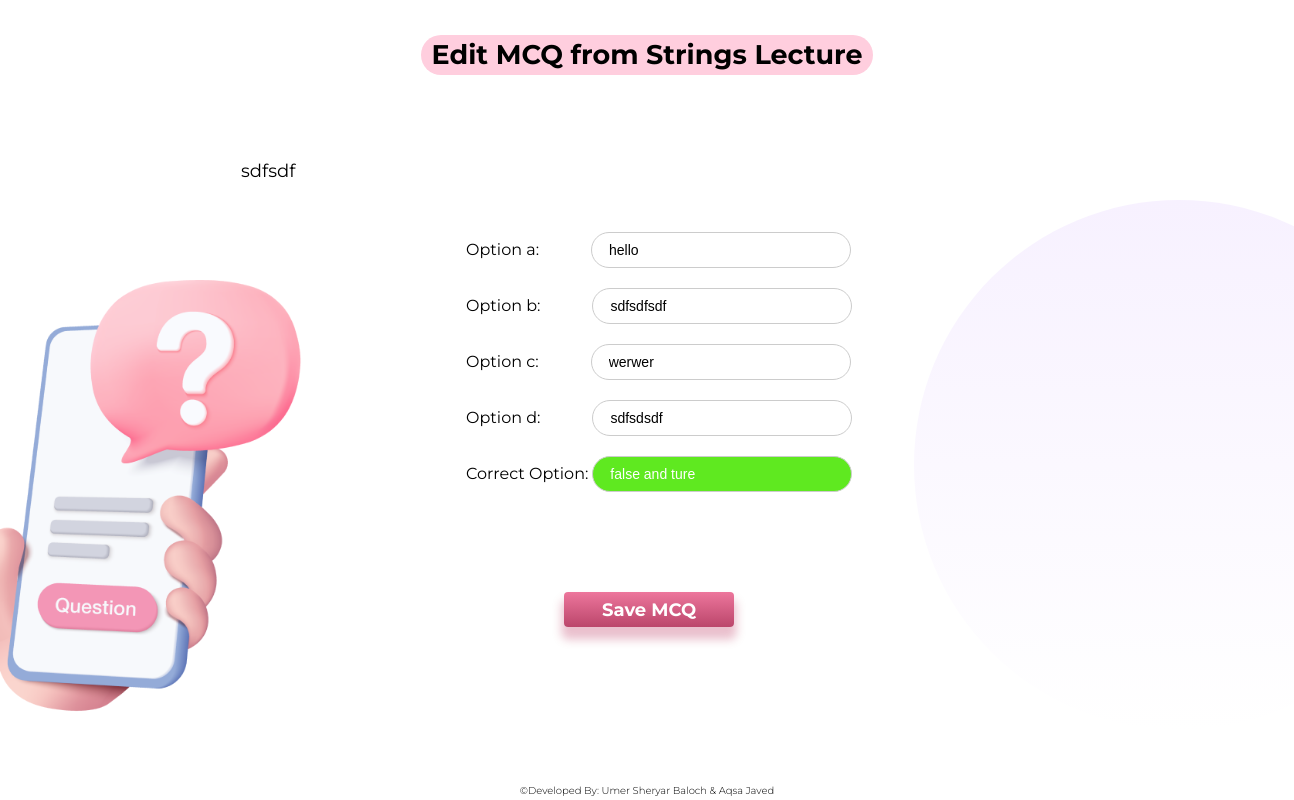
Screenshot of /edit_mcq/35/12/41/ (signed in) with the database file from the repository.
### main/models.py (models this page shows, shortened)
class Lecture(models.Model):
    lecture_id = models.IntegerField(default=1)
    topic = models.CharField(max_length=255, null=True)
    date_delivered = models.DateField(null=True)
    teacher = models.ForeignKey(Teacher, on_delete=models.CASCADE)
    course = models.ForeignKey(Course, on_delete=models.CASCADE)
    class Meta:
        unique_together = ('lecture_id', 'course')

class Question(models.Model):
    s_no = models.IntegerField(default=1)
    question = models.TextField()
    option_1 = models.TextField()
    option_2 = models.TextField()
    option_3 = models.TextField()
    option_4 = models.TextField()
    correct_option = models.TextField()
    lecture = models.ForeignKey(Lecture, on_delete=models.CASCADE)
    teacher = models.ForeignKey(Teacher, on_delete=models.CASCADE)
    course = models.ForeignKey(Course, on_delete=models.CASCADE)
    class Meta:
        unique_together = ('s_no', 'lecture', 'course')

### main/views.py (the view)
# urls.py: path('edit_mcq/<int:course_id>/<int:lecture_id>/<int:question_id>/', views.edit_mcq, name='edit_mcq'),
@login_required(login_url='signin/')
def edit_mcq(request, course_id, lecture_id, question_id):
    lecture = get_object_or_404(Lecture, pk=lecture_id, course_id=course_id)
    mcq = get_object_or_404(Question, id=question_id, course_id=course_id, lecture_id=lecture_id)
    if request.method == 'POST':
        form = QuestionForm(request.POST, instance=mcq)
        if form.is_valid():
            form.save()
            return redirect('view_mcqs', course_id=course_id, lecture_id=lecture_id)
    else:
        form = QuestionForm(instance=mcq)
    return render(request, 'edit_mcqs.html', {'form': form, 'lecture':lecture})

### main/forms.py
class QuestionForm(forms.ModelForm):
    class Meta:
        model = Question
        fields = ['question', 'option_1', 'option_2', 'option_3', 'option_4', 'correct_option']
        widgets = {
            'question': forms.TextInput(attrs={'placeholder': 'Title of the question.....','id':'ques'}),
            'option_1': forms.TextInput(attrs={'placeholder': 'Option a','id':'1'}),
            'option_2': forms.TextInput(attrs={'placeholder': 'Option b','id':'2'}),
            'option_3': forms.TextInput(attrs={'placeholder': 'Option c','id':'3'}),
            'option_4': forms.TextInput(attrs={'placeholder': 'Option d','id':'4'}),
            'correct_option': forms.TextInput(attrs={'placeholder': 'Correct Option','id':'correct'}),
        }
        labels = {
            'option_1': 'Option a',
            'option_2': 'Option b',
            'option_3': 'Option c',
            'option_4': 'Option d',
            'correct_option': 'Correct Option',
        }

### main/templates/edit_mcqs.html (shortened to what this page needs)
<!DOCTYPE html>
<html lang="en">
<head>
    {% load static %}
    <link rel="stylesheet" href="{% static 'css/edit mcqs.css' %}">
</head>
<body>
    <div class="container">
        <div class="title">
            <h1>Edit MCQ from {{ lecture.topic }} Lecture</h1>
        </div>
        <div class="image">
            <img src="{% static 'resources/question mobile.png' %}" alt="">
        </div>
        <div class="gradient-right"></div>
        <div class="question">
            <form method="POST">
                <div class="options">
                    {{ form.as_p }}
                </div>
                <div class="buttons">
                    <input type="submit" value="Save MCQ">
                </div>
            </form>
        </div>
    </div>
    <footer>
        <p>©Developed By: Umer Sheryar Baloch & Aqsa Javed</p>
    </footer>
</body>
</html>

### main/static/css/edit mcqs.css (style rules this page uses)
* { padding: 0; margin: 0; box-sizing: border-box; }
body { height: 100vh; width: 100vw; overflow: hidden; }
.container { height: 98vh; width: 100vw; background-color: #fff; overflow: hidden; }
.title { height: 40px; width: fit-content; position: absolute; top: 35px; left: 20vw; right: 20vw; padding: 7px 0px; background: #FFCEDE; border-radius: 50px; margin: 0px auto; }
.title h1 { text-align: center; padding: 0px 10px; color: #000; font-size: 27px; font-family: 'Montserrat'; position: relative; top: -4px; }
.gradient-right { position: relative; float: right; width: 530px; height: 530px; top: 200px; left: 150px; border-radius: 50%; background: linear-gradient(180deg, #F7F1FF 0%, rgba(247, 241, 255, 0) 100%); z-index: 0; }
.image { position: relative; float: left; width: 530px; height: 530px; top: 140px; z-index: 0; }
.image img { position: relative; height: 85%; top: 140px; }
.question { position: absolute; top: 160px; height:300px; width: 600px; right: 0; left: 32vw; }
#ques { width: 800px; border: none; color: #000; font-size: 18px; font-family: 'Montserrat'; position: relative; top: -25px; left: -280px; padding: 7px; }
#ques::placeholder { font-size: 20px; text-align: center; }
.options { width: 400px; margin: 0 auto; text-align: left; }
.options input[type="text"] { position: relative; width: 65%; padding: 17px; border: 1px solid #ccc; box-sizing: border-box; margin-bottom: 20px; font-size: 14px; border-radius: 25px; height: 33px; }
.options #correct { background: #5fe920; color: #fff; left: -12%; }
.options #correct::placeholder { color: #fff; }
label { position: relative; font-family: 'Montserrat'; left: -12%; }
.buttons input[type="submit"] { position: relative; background: linear-gradient(#ED769C, #BB466B); color: white; font-family: 'Montserrat'; font-size: 18px; font-weight: bold; padding: 7px 10px; text-align: center; text-decoration: none; border-radius: 4px; border: none; cursor: pointer; left: -35%; width: 170px; height: 35px; margin-left: 60%; top: 80px; box-shadow: 0px 10px 10px 2.5px rgba(171,4,54,0.25); transition: transform 0.2s; }
footer { font-size: 10px; text-align: center; font-family: 'Montserrat', sans-serif; font-weight: 300; background-color: #fff; }

### rows the page displays
Lecture: topic "Strings"
Question: question "sdfsdf", option_1 "hello", option_2 "sdfsdfsdf", option_3 "werwer", option_4 "sdfsdsdf", correct_option "false and ture"
